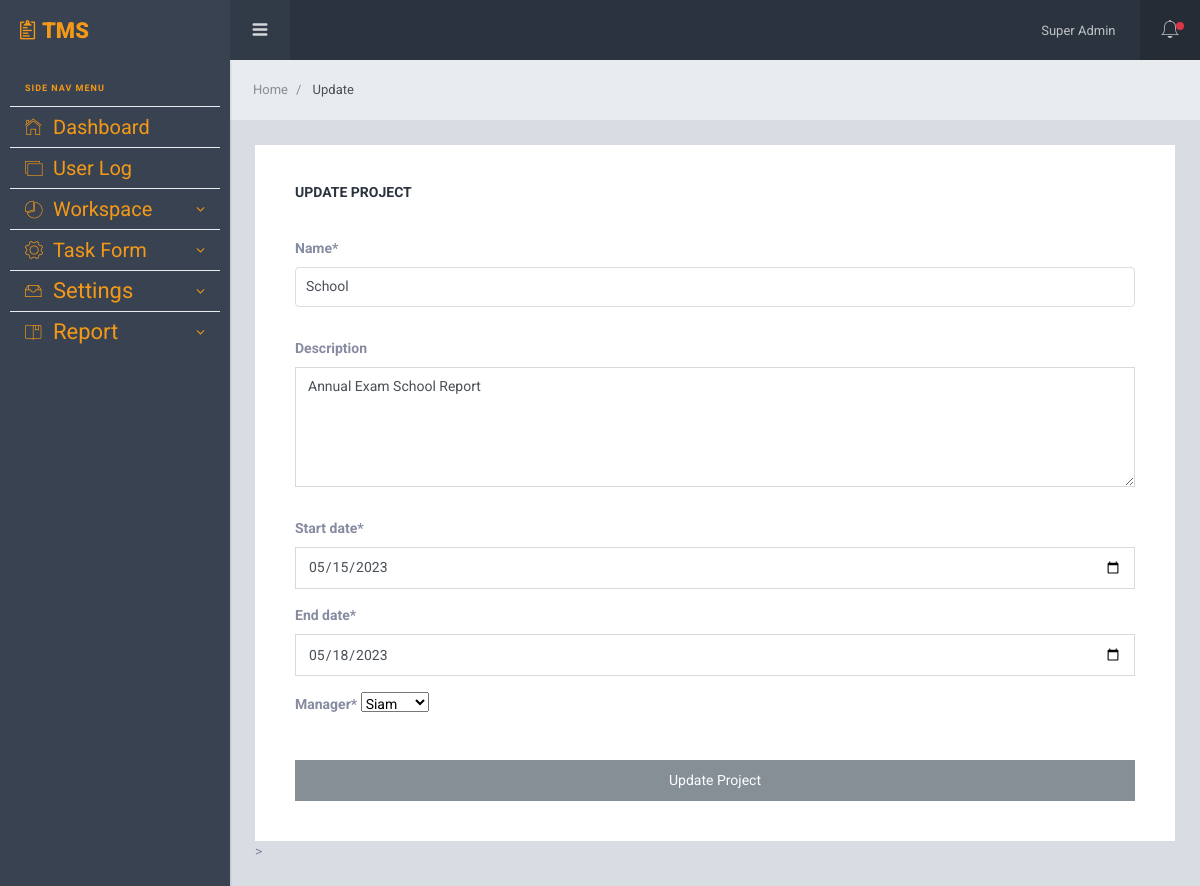
Page /project/project/1/update/ (signed in) on the committed database.
### App_Project/models.py (models this page shows, shortened)
class Project(models.Model):
    name = models.CharField(max_length=255)
    description = models.TextField(max_length=500, blank=True, null=True)
    start_date = models.DateField()
    end_date = models.DateField()
    manager = models.ForeignKey(Employee, on_delete=models.CASCADE, related_name='managed_projects')
    employees = models.ManyToManyField(Employee, related_name='projects')

### App_Project/views.py (the view)
# urls.py: path('project/<int:pk>/update/', views.edit_project, name='update_project'),
@login_required
def edit_project(request, pk):
    project = get_object_or_404(Project, pk=pk)
    if request.method == 'POST':
        form = ProjectForm(request.POST, instance=project)
        if form.is_valid():
            form.save()
            messages.success(request, 'Project updated successfully')
            return redirect('App_Project:project_detail', pk=pk)
    else:
        form = ProjectForm(instance=project)
    context = {'form': form, 'project': project}
    return render(request, 'App_Project/edit_project.html', context)

### App_Project/forms.py
class ProjectForm(forms.ModelForm):
    class Meta:
        model = Project
        fields = ('name', 'description', 'start_date', 'end_date', 'manager')
        widgets = {
            'start_date': DateInput(attrs={'type': 'date', 'placeholder': 'YYYY-MM-DD'}),
            'end_date': DateInput(attrs={'type': 'date', 'placeholder': 'YYYY-MM-DD'}),
            }

### App_User/models.py (called while the page is built)
    def __str__(self):
        return self.user.username

### templates/App_Project/edit_project.html (shortened to what this page needs)
{% extends 'layouts/base.html' %}
{% load crispy_forms_tags %}
{% block span_block %}
    Update
{% endblock span_block %}
{% block body_block %}
<div class="card pd-20 pd-sm-40">
  <h6 class="card-body-title">Update Project</h6>
  <form action="" method="POST">
    {{ form|crispy }}
    <br>
    <button type="submit" class="btn btn-secondary">Update Project</button>
  </form>
</div>>
{% endblock body_block %}

### static/assets/css/custom.css (style rules this page uses)
* { cursor: pointer; }
form { display: flex; flex-direction: column; }
label { font-weight: bold; }
input[type="text"], textarea { padding: 10px; margin-bottom: 15px; border: 1px solid #ddd; border-radius: 4px; }
textarea { height: 120px; resize: vertical; }

### rows in the picture
Project: name "School", description "Annual Exam School Report", start_date "05/15/2023", end_date "05/18/2023", manager "Siam"
